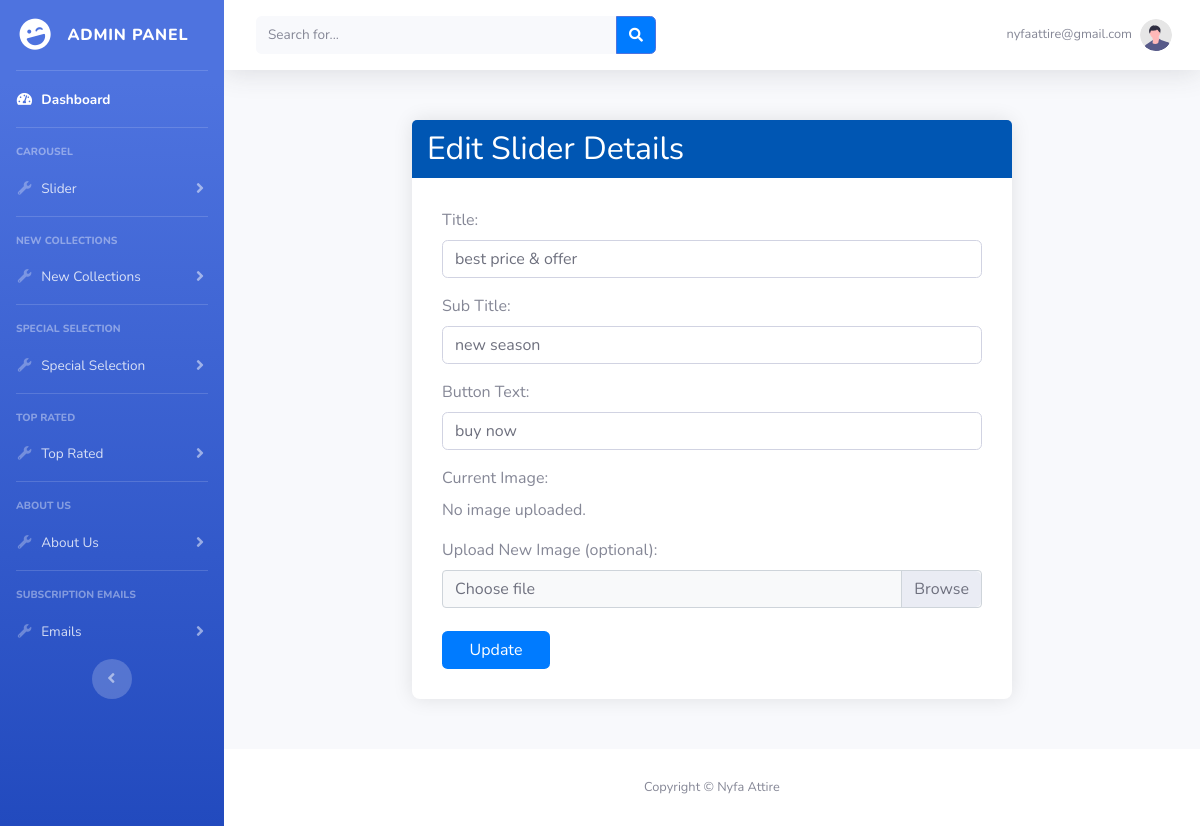
The app's page /admin/slider_edit.php?id=23 (signed in) with its own data.
### tables this page shows
CREATE TABLE `carousel` (
  `id` int(11) NOT NULL,
  `title` varchar(255) NOT NULL,
  `subtitle` varchar(255) NOT NULL,
  `button_text` varchar(255) NOT NULL
);

### admin/slider_edit.php (the view, shortened to what this page needs)
<?php
include('db.php');
$id = $_GET['id'];
$sql = "SELECT * FROM carousel WHERE id=$id";
$query = mysqli_query($conn, $sql);
$row = mysqli_fetch_array($query);
include('includes/header.php');
include('includes/sidebar.php');
?>
<div id="content-wrapper" class="d-flex flex-column">
    <div id="content">
        <nav class="navbar navbar-expand navbar-light bg-white topbar mb-4 static-top shadow">
            <form class="d-none d-sm-inline-block form-inline mr-auto ml-md-3 my-2 my-md-0 mw-100 navbar-search">
                <div class="input-group">
                    <input type="text" class="form-control bg-light border-0 small" placeholder="Search for..." aria-label="Search" aria-describedby="basic-addon2">
                    <div class="input-group-append">
                        <button class="btn btn-primary" type="button">
                            <i class="fas fa-search fa-sm"></i>
                        </button>
                    </div>
                </div>
            </form>
            <ul class="navbar-nav ml-auto">
            <li class="nav-item dropdown no-arrow">
                <a class="nav-link dropdown-toggle" href="#" id="userDropdown" role="button" data-toggle="dropdown"
                    aria-haspopup="true" aria-expanded="false">
                    <span class="mr-2 d-none d-lg-inline text-gray-600 small"><?php echo $_SESSION['email']; ?></span>
                    <img class="img-profile rounded-circle" src="img/undraw_profile.svg">
                </a>
            </li>
            </ul>
        </nav>
        <div class="container">
            <div class="form-container">
                <h2 class="form-title">Edit Slider Details</h2>
                <form id="carouselForm" method="POST" enctype="multipart/form-data" action="slider_update.php?id=<?php echo $row['id']; ?>" style="padding: 30px;">
                    <div class="form-group">
                        <label for="name_short">Title:</label>
                        <input type="text" class="form-control" name="title" value="<?php echo $row['title']; ?>" placeholder="Enter Title" required>
                    </div>
                    <div class="form-group">
                        <label for="name_long">Sub Title:</label>
                        <input type="text" class="form-control" name="subtitle" value="<?php echo $row['subtitle']; ?>" placeholder="Enter sub title" required>
                    </div>
                    <div class="form-group">
                        <label for="name_long">Button Text:</label>
                        <input type="text" class="form-control" name="button_text" value="<?php echo $row['button_text']; ?>" placeholder="Enter button text" required>
                    </div>
                    <div class="form-group">
    <label for="current_image">Current Image:</label><br>
    <?php if (!empty($row['image'])): ?>
        <img src="../images/<?php echo $row['image']; ?>" alt="Current Image" style="max-width: 200px; max-height: 200px;"/><br>
        <small>Current image path: <?php echo $row['image']; ?></small>
    <?php else: ?>
        <p>No image uploaded.</p>
    <?php endif; ?>
</div>
<div class="form-group">
    <label for="image">Upload New Image (optional):</label>
    <div class="custom-file">
        <label class="custom-file-label" id="fileNameLabel" for="image">Choose file</label>
    </div>
</div>
<button type="submit" name="submit" class="btn btn-custom">Update</button>
                </form>
            </div>
        </div>
    </div>
    <?php
    include('includes/footer.php');
    ?>

### records on screen
carousel: title "best price & offer", subtitle "new season", button_text "buy now"

### other values on screen
$_SESSION['email'] "nyfaattire@gmail.com"
